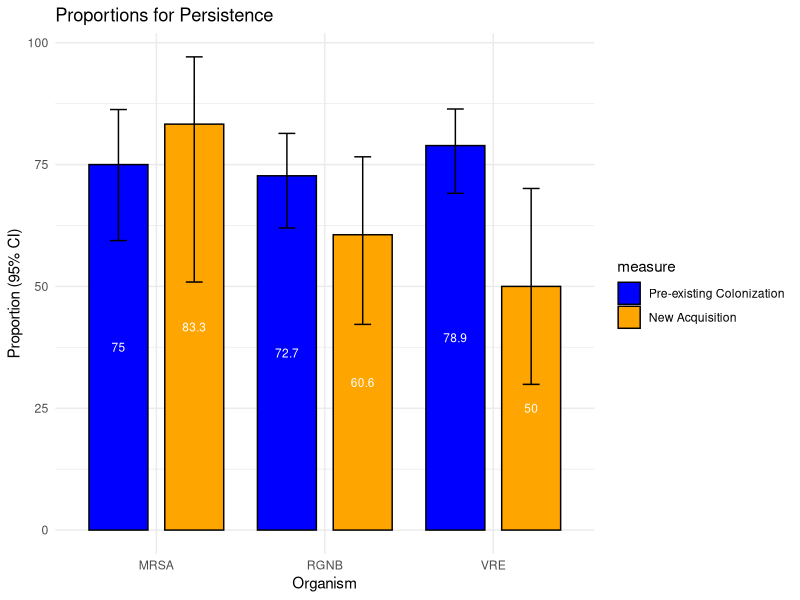
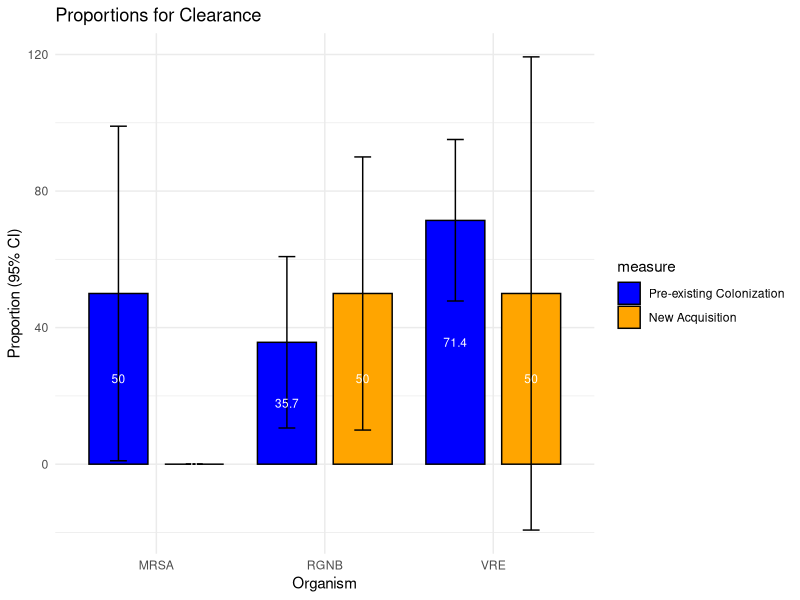
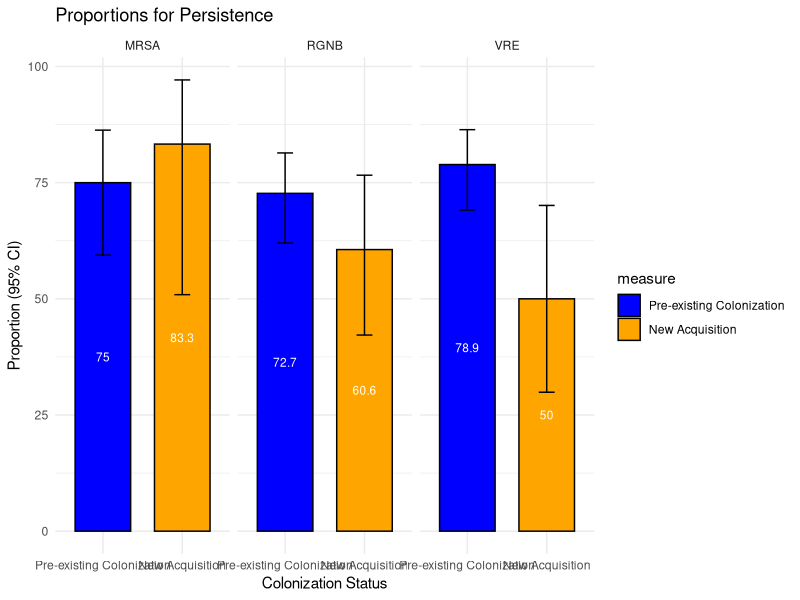
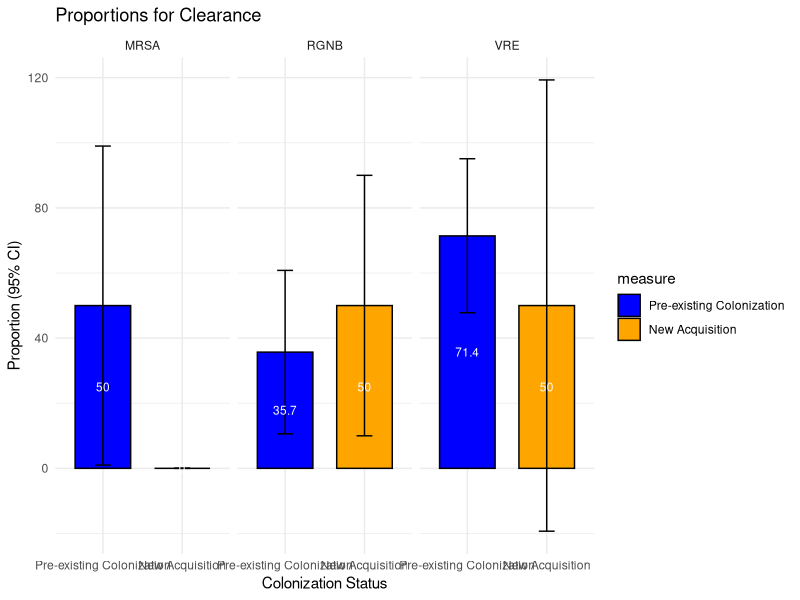
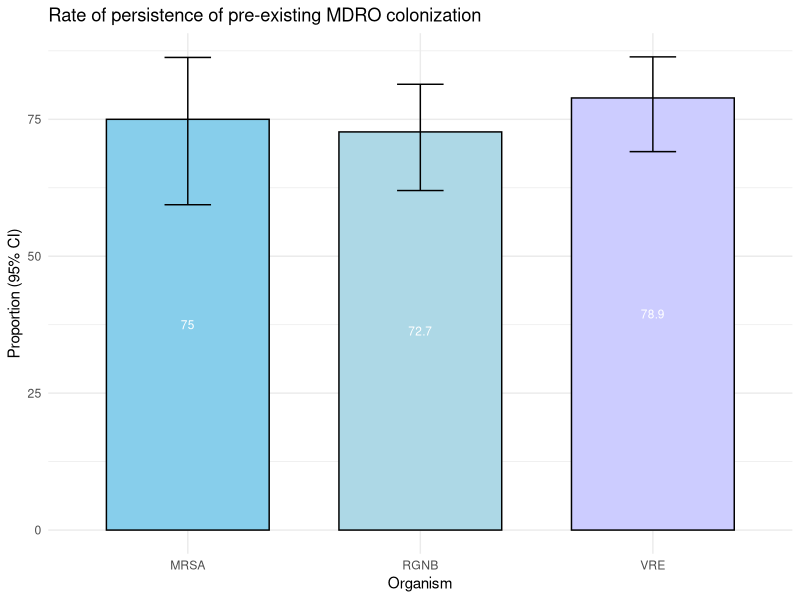
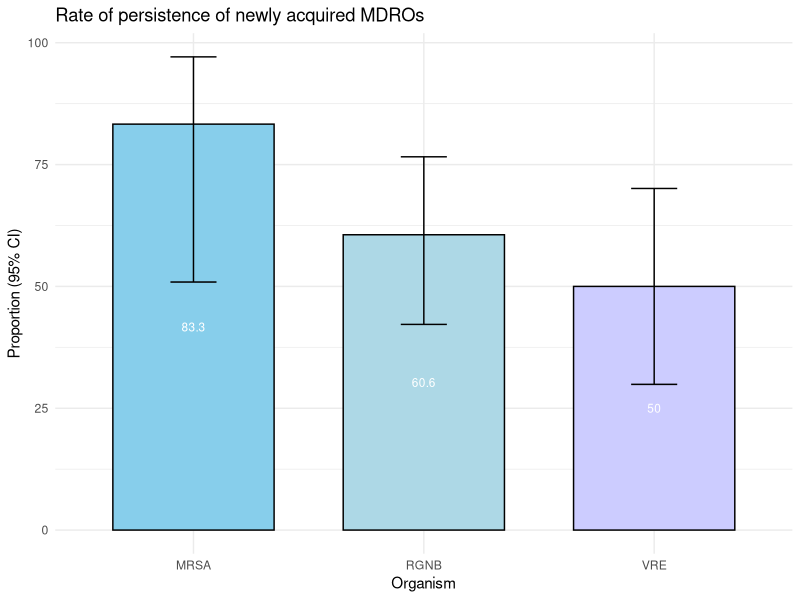
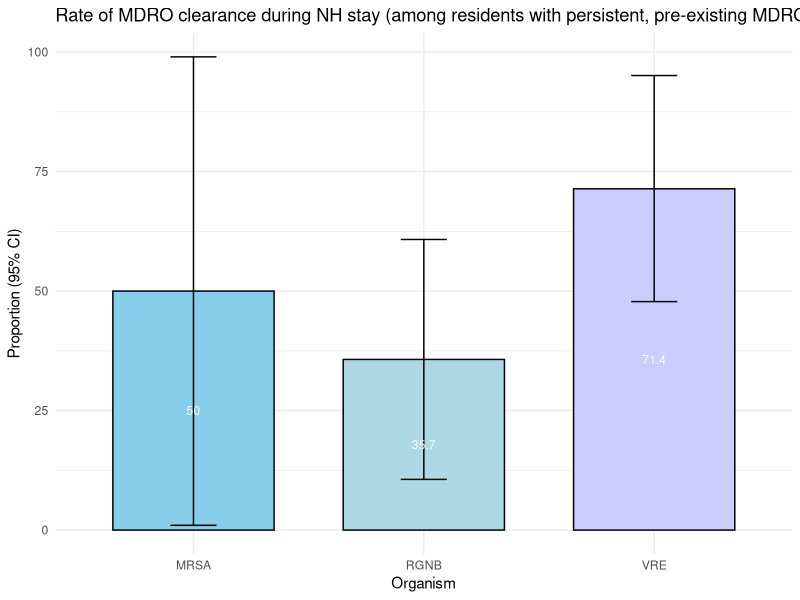
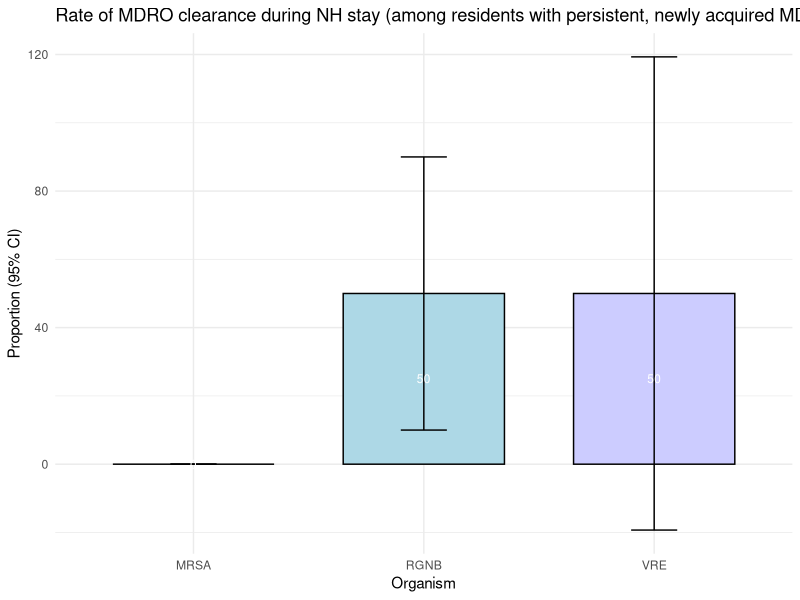

These figures' R source, in order:
## ---- chunk 1
# Load necessary libraries
library(ggplot2)
library(dplyr)

# Data for persistence
data_persistence <- data.frame(
  organism = rep(c("RGNB", "MRSA", "VRE"), times = 2),
  measure = factor(rep(c("Pre-existing Colonization", "New Acquisition"), each = 3), levels = c("Pre-existing Colonization", "New Acquisition")),
  proportion = c(72.7, 75.0, 78.9, 60.6, 83.3, 50.0),
  lower_ci = c(62.0, 59.4, 69.1, 42.2, 50.9, 29.9),
  upper_ci = c(81.4, 86.3, 86.4, 76.6, 97.1, 70.1)
)

# Data for clearance
data_clearance <- data.frame(
  organism = rep(c("RGNB", "MRSA", "VRE"), times = 2),
  measure = factor(rep(c("Pre-existing Colonization", "New Acquisition"), each = 3), levels = c("Pre-existing Colonization", "New Acquisition")),
  proportion = c(35.7, 50.0, 71.4, 50.0 , 0.0, 50.0),
  lower_ci = c(10.6, 1.0, 47.8, 10.0, 0.0, -19.3),
  upper_ci = c(60.8, 99.0, 95.1, 90.0, 0.0, 119.3)
)

# Function to plot proportions with custom y-axis limits
plot_proportions <- function(data, title, y_max = 100) {
  ggplot(data, aes(x = organism, y = proportion, fill = measure)) +
    geom_bar(stat = "identity", position = position_dodge(width = 0.9), color = "black", width = 0.7) +
    geom_errorbar(aes(ymin = lower_ci, ymax = upper_ci), width = 0.2, position = position_dodge(width = 0.9)) +
    geom_text(aes(label = round(proportion, 1), y = proportion / 2), 
              position = position_dodge(width = 0.9), 
              vjust = 0.5, size = 3, color = "white") +
    labs(
      title = title,
      x = "Organism",
      y = "Proportion (95% CI)"
    ) +
    theme_minimal() +
    scale_fill_manual(values = c("Pre-existing Colonization" = "blue", "New Acquisition" = "orange"))
}

# Plot for persistence
plot_persistence <- plot_proportions(data_persistence, "Proportions for Persistence", y_max = 100)

# Plot for clearance
plot_clearance <- plot_proportions(data_clearance, "Proportions for Clearance", y_max = 100)

# Print the plots
print(plot_persistence)
print(plot_clearance)

# Save the plots to files
ggsave("persistence_bar.png", plot = plot_persistence, width = 8, height = 6, dpi = 300)
ggsave("clearance_bar.png", plot = plot_clearance, width = 8, height = 6, dpi = 300)
## ---- chunk 2
# Load necessary libraries
library(ggplot2)
library(dplyr)

# Data for persistence
data_persistence <- data.frame(
  organism = rep(c("RGNB", "MRSA", "VRE"), times = 2),
  measure = factor(rep(c("Pre-existing Colonization", "New Acquisition"), each = 3), levels = c("Pre-existing Colonization", "New Acquisition")),
  proportion = c(72.7, 75.0, 78.9, 60.6, 83.3, 50.0),
  lower_ci = c(62.0, 59.4, 69.1, 42.2, 50.9, 29.9),
  upper_ci = c(81.4, 86.3, 86.4, 76.6, 97.1, 70.1)
)

# Data for clearance
data_clearance <- data.frame(
  organism = rep(c("RGNB", "MRSA", "VRE"), times = 2),
  measure = factor(rep(c("Pre-existing Colonization", "New Acquisition"), each = 3), levels = c("Pre-existing Colonization", "New Acquisition")),
  proportion = c(35.7, 50.0, 71.4, 50.0 , 0.0, 50.0),
  lower_ci = c(10.6, 1.0, 47.8, 10.0, 0.0, -19.3),
  upper_ci = c(60.8, 99.0, 95.1, 90.0, 0.0, 119.3)
)

# Function to plot proportions with bars grouped by measure
plot_proportions_grouped <- function(data, title, y_max = 100) {
  ggplot(data, aes(x = measure, y = proportion, fill = measure)) +
    geom_bar(stat = "identity", position = "dodge", color = "black", width = 0.7) +
    geom_errorbar(aes(ymin = lower_ci, ymax = upper_ci), width = 0.2, position = position_dodge(width = 0.9)) +
    geom_text(aes(label = round(proportion, 1), y = proportion / 2), 
              position = position_dodge(width = 0.9), 
              vjust = 0.5, size = 3, color = "white") +
    facet_wrap(~organism, nrow = 1) +  # Group by organism, with separate plots
    labs(
      title = title,
      x = "Colonization Status",
      y = "Proportion (95% CI)"
    ) +
    theme_minimal() +
    scale_fill_manual(values = c("Pre-existing Colonization" = "blue", "New Acquisition" = "orange"))
}

# Plot for persistence
plot_persistence_grouped <- plot_proportions_grouped(data_persistence, "Proportions for Persistence", y_max = 100)

# Plot for clearance
plot_clearance_grouped <- plot_proportions_grouped(data_clearance, "Proportions for Clearance", y_max = 100)

# Print the plots
print(plot_persistence_grouped)
print(plot_clearance_grouped)

# Save the plots to files
ggsave("persistence_grouped_bar.png", plot = plot_persistence_grouped, width = 8, height = 6, dpi = 300)
ggsave("clearance_grouped_bar.png", plot = plot_clearance_grouped, width = 8, height = 6, dpi = 300)

## ---- chunk 3
# Load necessary libraries
library(ggplot2)
library(dplyr)

# Data for persistence
data_persistence <- data.frame(
  organism = rep(c("RGNB", "MRSA", "VRE"), times = 2),
  measure = factor(rep(c("Pre-existing Colonization", "New Acquisition"), each = 3), levels = c("Pre-existing Colonization", "New Acquisition")),
  proportion = c(72.7, 75.0, 78.9, 60.6, 83.3, 50.0),
  lower_ci = c(62.0, 59.4, 69.1, 42.2, 50.9, 29.9),
  upper_ci = c(81.4, 86.3, 86.4, 76.6, 97.1, 70.1)
)

# Data for clearance
data_clearance <- data.frame(
  organism = rep(c("RGNB", "MRSA", "VRE"), times = 2),
  measure = factor(rep(c("Pre-existing Colonization", "New Acquisition"), each = 3), levels = c("Pre-existing Colonization", "New Acquisition")),
  proportion = c(35.7, 50.0, 71.4, 50.0 , 0.0, 50.0),
  lower_ci = c(10.6, 1.0, 47.8, 10.0, 0.0, -19.3),
  upper_ci = c(60.8, 99.0, 95.1, 90.0, 0.0, 119.3)
)

# Function to plot proportions for a specific measure (Pre-existing or New Acquisition) without a legend
plot_proportions_by_measure_no_legend <- function(data, measure_filter, title) {
  ggplot(data %>% filter(measure == measure_filter), aes(x = organism, y = proportion, fill = organism)) +
    geom_bar(stat = "identity", position = "dodge", color = "black", width = 0.7) +
    geom_errorbar(aes(ymin = lower_ci, ymax = upper_ci), width = 0.2, position = position_dodge(width = 0.9)) +
    geom_text(aes(label = round(proportion, 1), y = proportion / 2), 
              position = position_dodge(width = 0.9), 
              vjust = 0.5, size = 3, color = "white") +
    labs(
      title = title,
      x = "Organism",
      y = "Proportion (95% CI)"
    ) +
    theme_minimal() +
    scale_fill_manual(values = c("RGNB" = "#ADD8E6", "MRSA" = "#87CEEB", "VRE" = "#CCCCFF")) +  # Updated colors
    theme(legend.position = "none")  # Remove the legend
}

# Plot for Pre-existing Colonization (Persistence)
plot_pre_existing_persistence <- plot_proportions_by_measure_no_legend(data_persistence, "Pre-existing Colonization", "Rate of persistence of pre-existing MDRO colonization")

# Plot for New Acquisition (Persistence)
plot_new_acquisition_persistence <- plot_proportions_by_measure_no_legend(data_persistence, "New Acquisition", "Rate of persistence of newly acquired MDROs")

# Plot for Pre-existing Colonization (Clearance)
plot_pre_existing_clearance <- plot_proportions_by_measure_no_legend(data_clearance, "Pre-existing Colonization", "Rate of MDRO clearance during NH stay (among residents with persistent, pre-existing MDROs)")

# Plot for New Acquisition (Clearance)
plot_new_acquisition_clearance <- plot_proportions_by_measure_no_legend(data_clearance, "New Acquisition", "Rate of MDRO clearance during NH stay (among residents with persistent, newly acquired MDROs)")

# Print the plots
print(plot_pre_existing_persistence)
print(plot_new_acquisition_persistence)
print(plot_pre_existing_clearance)
print(plot_new_acquisition_clearance)

# Save the plots to files
ggsave("pre_existing_persistence_no_legend.png", plot = plot_pre_existing_persistence, width = 8, height = 6, dpi = 300)
ggsave("new_acquisition_persistence_no_legend.png", plot = plot_new_acquisition_persistence, width = 8, height = 6, dpi = 300)
ggsave("pre_existing_clearance_no_legend.png", plot = plot_pre_existing_clearance, width = 8, height = 6, dpi = 300)
ggsave("new_acquisition_clearance_no_legend.png", plot = plot_new_acquisition_clearance, width = 8, height = 6, dpi = 300)
## ---- chunk 4
# Load necessary libraries
library(ggplot2)
library(dplyr)

# Data for clearance
data_clearance <- data.frame(
  organism = rep(c("RGNB", "MRSA", "VRE"), times = 2),
  measure = factor(rep(c("Pre-existing Colonization", "New Acquisition"), each = 3), levels = c("Pre-existing Colonization", "New Acquisition")),
  proportion = c(35.7, 50.0, 71.4, 50.0 , 0.0, 50.0),
  lower_ci = c(10.6, 1.0, 47.8, 10.0, 0.0, -19.3),
  upper_ci = c(60.8, 99.0, 95.1, 90.0, 0.0, 119.3)
)

# Function to plot proportions with a subtitle for specific measures (Pre-existing or New Acquisition)
plot_proportions_with_subtitle <- function(data, measure_filter, title, subtitle) {
  ggplot(data %>% filter(measure == measure_filter), aes(x = organism, y = proportion, fill = organism)) +
    geom_bar(stat = "identity", position = "dodge", color = "black", width = 0.7) +
    geom_errorbar(aes(ymin = lower_ci, ymax = upper_ci), width = 0.2, position = position_dodge(width = 0.9)) +
    geom_text(aes(label = round(proportion, 1), y = proportion / 2), 
              position = position_dodge(width = 0.9), 
              vjust = 0.5, size = 5, color = "black") +
    labs(
      title = title,
      subtitle = subtitle,  # Add subtitle here
      x = "Organism",
      y = "Percentage (95% CI)"
    ) +
    theme_minimal() +
    xlab(NULL) + 
    scale_fill_manual(values = c("RGNB" = "#ADD8E6", "MRSA" = "#87CEEB", "VRE" = "#CCCCFF")) +  # Updated colors
    theme(legend.position = "none", plot.title = element_text(hjust = 0.5, size = 14), plot.subtitle = element_text(hjust = 0.5, size = 12)) +  # Adjust title and subtitle
    ylim(0, 100)  # Set y-axis limits from 0 to 100
}

# Plot for Pre-existing Colonization (Clearance) with subtitle
plot_pre_existing_clearance <- plot_proportions_with_subtitle(
  data_clearance, 
  "Pre-existing Colonization", 
  "Rate of MDRO clearance during NH stay", 
  "(among residents with persistent, pre-existing MDROs)"
)

# Plot for New Acquisition (Clearance) with subtitle
plot_new_acquisition_clearance <- plot_proportions_with_subtitle(
  data_clearance, 
  "New Acquisition", 
  "Rate of MDRO clearance during NH stay", 
  "(among residents with persistent, newly acquired MDROs)"
)

# Print the plots
print(plot_pre_existing_clearance)
print(plot_new_acquisition_clearance)

# Save the plots to files
ggsave("pre_existing_clearance_no_legend_subtitle.png", plot = plot_pre_existing_clearance, width = 6, height = 4, dpi = 300)
ggsave("new_acquisition_clearance_no_legend_subtitle.png", plot = plot_new_acquisition_clearance, width = 6, height = 4, dpi = 300)
## ---- chunk 5
# Load necessary libraries
library(ggplot2)
library(dplyr)

# Data for persistence with confidence intervals
data_persistence <- data.frame(
  organism = rep(c("RGNB", "MRSA", "VRE"), times = 2),
  measure = factor(rep(c("Pre-existing Colonization", "New Acquisition"), each = 3), levels = c("Pre-existing Colonization", "New Acquisition")),
  proportion = c(72.7, 75.0, 78.9, 60.6, 83.3, 50.0),
  lower_ci = c(62.0, 59.4, 69.1, 42.2, 50.9, 29.9),
  upper_ci = c(81.4, 86.3, 86.4, 76.6, 97.1, 70.1),
  persistence_sample_size = c("64/88", "33/45", "75/95", "20/33", "10/12", "10/20")
)

# Function to plot proportions with percentages inside bars and sample sizes beside x-axis labels
plot_proportions_with_black_text <- function(data, measure_filter, title) {
  ggplot(data %>% filter(measure == measure_filter), aes(x = organism, y = proportion, fill = organism)) +
    geom_bar(stat = "identity", position = "dodge", color = "black", width = 0.7) +
    geom_errorbar(aes(ymin = lower_ci, ymax = upper_ci), width = 0.2, position = position_dodge(width = 0.9)) +
    geom_text(aes(label = paste0(round(proportion, 1), "%"), y = proportion / 2), 
              position = position_dodge(width = 0.9), 
              vjust = 0.5, size = 5, color = "black") +
    labs(
      title = title,
      y = "Percentage (95% CI)",
      x = NULL  # Remove x-axis label
    ) +
    scale_x_discrete(labels = function(x) paste0(x, "\n(", data %>% filter(measure == measure_filter) %>% pull(persistence_sample_size), ")")) +
    theme_minimal() +
    scale_fill_manual(values = c("RGNB" = "#ADD8E6", "MRSA" = "#87CEEB", "VRE" = "#CCCCFF")) +
    theme(
      legend.position = "none",
      plot.title = element_text(hjust = 0.5, size = 14),
     axis.text.x = element_text(angle = 0, hjust = 0.5, size = 12, face = "bold")  # Ensure x-axis labels are centered
    ) +
    ylim(0, 100)
}

# Plot for Pre-existing Colonization (Persistence)
plot_pre_existing_persistence <- plot_proportions_with_black_text(
  data_persistence, 
  "Pre-existing Colonization", 
  "Rate of persistence of pre-existing MDRO colonization"
)

# Plot for New Acquisition (Persistence)
plot_new_acquisition_persistence <- plot_proportions_with_black_text(
  data_persistence, 
  "New Acquisition", 
  "Rate of persistence of newly acquired MDRO colonization"
)

# Print the plots
print(plot_pre_existing_persistence)
print(plot_new_acquisition_persistence)

# Save the plots to files
ggsave("pre_existing_persistence.png", plot = plot_pre_existing_persistence, width = 6, height = 4, dpi = 300)
ggsave("new_acquisition_persistence.png", plot = plot_new_acquisition_persistence, width = 6, height = 4, dpi = 300)
